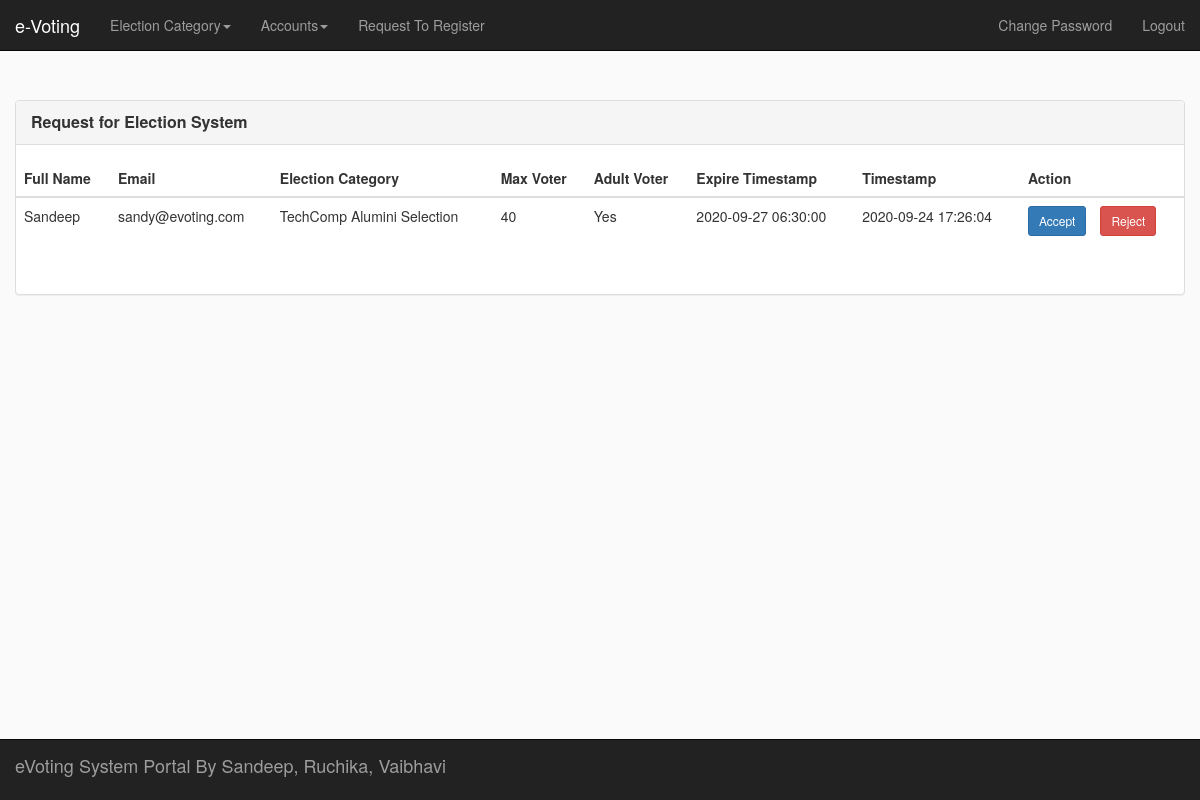
Screenshot of /admin/request_to_register.php (signed in) with the database file from the repository.
### tables this page shows
CREATE TABLE `request_to_register` (
  `id` int(11) NOT NULL,
  `full_name` varchar(100) NOT NULL,
  `email` varchar(100) NOT NULL,
  `election_category` varchar(100) NOT NULL,
  `max_voter` int(11) NOT NULL,
  `adult_voter` varchar(10) NOT NULL DEFAULT '''No''',
  `expire_timestamp` timestamp NOT NULL DEFAULT current_timestamp(),
  `timestamp` timestamp NOT NULL DEFAULT current_timestamp(),
  `ac_status` varchar(10) NOT NULL DEFAULT 'pending'
);

### includes/functions.php (called while the page is built, shortened)
<?php
function fetchData($table, $conidtion)
{
	global $db;
	$table = trim($table);
	$conidtion = trim($conidtion);
	$sql = "SELECT * FROM $table $conidtion";
	$result_set = $db->query($sql);
	if($result_set->rowCount())
	{
		return $result_set->fetchAll(PDO::FETCH_ASSOC);
	}
	return false;
}
?>

### admin/request_to_register.php (the view, shortened to what this page needs)
<?php
require_once("nav.php");
?>
<div class="page-section">
	<div class="container-fluid">
		<div class="row">
			<div class="col-sm-12">
				<div class="panel panel-default">
					<div class="panel-heading">
						<div class="title">Request for Election System</div>
					</div>
					<div class="panel-body">
						<form class="form-horizontal" action="<?php echo htmlspecialchars($_SERVER['PHP_SELF']); ?>" method="post" enctype="multipart/form-data">
							<div class="form-group">
								<table class="table ">
									<thead>
										<tr>
											<th>Full Name</th>
											<th>Email</th>
											<th>Election Category</th>
											<th>Max Voter</th>
											<th>Adult Voter</th>
											<th>Expire Timestamp</th>
											<th>Timestamp</th>
											<th>Action</th>
										</tr>
									</thead>
									<tbody>
										<?php if ($data = fetchData("request_to_register", "WHERE ac_status='Pending'")) :
											foreach ($data as $value) : ?>
												<tr>
													<?php
													$request_id = $value['id'];
													echo '<td>' . $value['full_name'] . '</td>';
													echo '<td>' . $value['email'] . '</td>';
													echo '<td>' . $value['election_category'] . '</td>';
													echo '<td>' . $value['max_voter'] . '</td>';
													echo '<td>' . $value['adult_voter'] . '</td>';
													echo '<td>' . $value['expire_timestamp'] . '</td>';
													echo '<td>' . $value['timestamp'] . '</td>';
													echo '<td><button type="submit" class="btn btn-primary btn-sm" name="edit' . $request_id . '">Accept</button>&emsp;';
													echo '<button type="submit" class="btn btn-danger btn-sm" id="delete" name="delete' . $request_id . '">Reject</button>';
													?>
												</tr>
										<?php endforeach;
										endif; ?>
									</tbody>
								</table>
							</div>
						</form>
					</div>
				</div>
			</div>
		</div>
	</div>
</div>
<?php
require_once("../includes/footer.php");
?>

### admin/assets/css/style.css (style rules this page uses)
body { background-color: #fafafa; }
.page-section { margin-top: 100px; }
.title { font-size: 16px; font-weight: bold; }

### rows the page displays
request_to_register: full_name "Sandeep", email "sandy@evoting.com", election_category "TechComp Alumini Selection", max_voter "40", adult_voter "Yes", expire_timestamp "2020-09-27 06:30:00", timestamp "2020-09-24 17:26:04"
